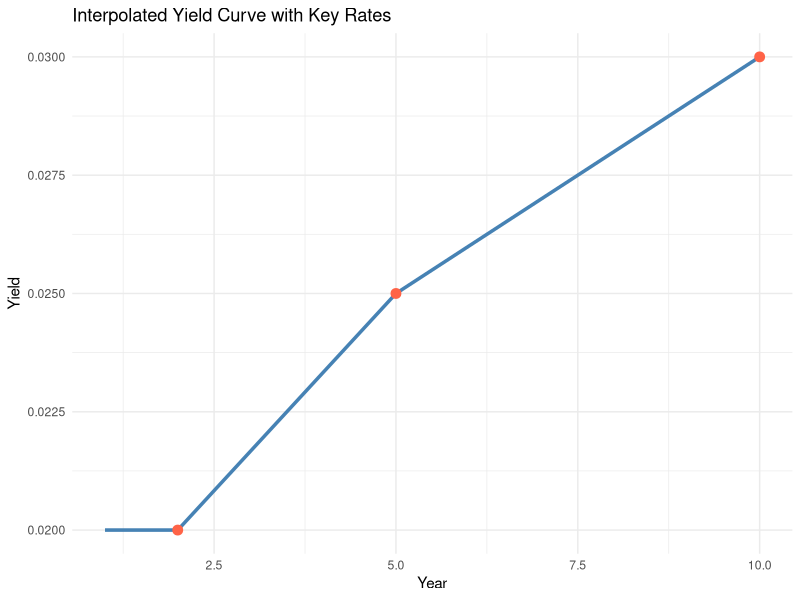

The R source for this figure:
# ==============================================================================
# Key Rate Duration
# ------------------------------------------------------------------------------
# Decomposes a bond's interest-rate sensitivity into key-rate durations at the
# 2Y, 5Y, and 10Y points on the yield curve. The yield curve is linearly
# interpolated between key rates, each key rate is bumped independently, and
# the bond is repriced to produce the KRD. The KRDs are then used to estimate
# the bond's price change under a non-parallel curve shock.
#
# Parameterized bond: 10Y, 5% coupon, $100 face. No external data required.
# Produces: KRD printout, estimated price change under a shock scenario, and
#           a plot of the interpolated yield curve with key rates marked.
# ==============================================================================

library(ggplot2)

# ---- Bond setup --------------------------------------------------------------
face_value        <- 100
coupon_rate       <- 0.05
years_to_maturity <- 10
times             <- seq(1, years_to_maturity)
coupon            <- coupon_rate * face_value

# ---- Key-rate curve setup ----------------------------------------------------
key_rates   <- c(2, 5, 10)            # key maturities (years)
base_yields <- c(0.02, 0.025, 0.03)   # corresponding base yields

# ---- Linear interpolation of the yield curve ---------------------------------
get_yield_curve <- function(times, key_rates, yields) {
  approx(x = key_rates, y = yields, xout = times, rule = 2)$y
}

# ---- Bond pricing ------------------------------------------------------------
price_bond <- function(yields, times, coupon, face) {
  cash_flows <- rep(coupon, length(times))
  cash_flows[length(cash_flows)] <- cash_flows[length(cash_flows)] + face
  discount_factors <- (1 + yields) ^ (-times)
  sum(cash_flows * discount_factors)
}

base_curve <- get_yield_curve(times, key_rates, base_yields)
price_0    <- price_bond(base_curve, times, coupon, face_value)

# ---- Compute key rate durations ----------------------------------------------
compute_krd <- function(idx, key_rates, yields, bump = 0.0001) {
  bumped_yields      <- yields
  bumped_yields[idx] <- bumped_yields[idx] + bump
  bumped_curve       <- get_yield_curve(times, key_rates, bumped_yields)
  price_bumped       <- price_bond(bumped_curve, times, coupon, face_value)
  - (price_bumped - price_0) / (price_0 * bump)
}

krd_values <- sapply(1:length(key_rates), compute_krd,
                     key_rates = key_rates, yields = base_yields)
names(krd_values) <- paste0("KRD_", key_rates, "Y")

cat("Key Rate Durations:\n")
print(krd_values)
cat("Sum (should be close to modified duration):", round(sum(krd_values), 4), "\n")

# ---- Non-parallel curve shock scenario ---------------------------------------
# Example: +10bps to 2Y, -5bps to 5Y, +2bps to 10Y
yield_shocks <- c(0.0010, -0.0005, 0.0002)

price_change_pct <- sum(krd_values * yield_shocks)
estimated_price  <- price_0 * (1 + price_change_pct)

cat("\nYield Shocks (in bps):           ", yield_shocks * 10000, "\n")
cat("Estimated % Change in Price:     ", round(price_change_pct * 100, 4), "%\n")
cat("Estimated New Price:             ", round(estimated_price, 4), "\n")

# ---- Plot the yield curve ----------------------------------------------------
plot_data <- data.frame(Year = times,
                        Yield = get_yield_curve(times, key_rates, base_yields))

ggplot(plot_data, aes(x = Year, y = Yield)) +
  geom_line(linewidth = 1.2, color = "steelblue") +
  geom_point(data = data.frame(Year = key_rates, Yield = base_yields),
             color = "tomato", size = 3) +
  labs(title = "Interpolated Yield Curve with Key Rates",
       y = "Yield", x = "Year") +
  theme_minimal()
